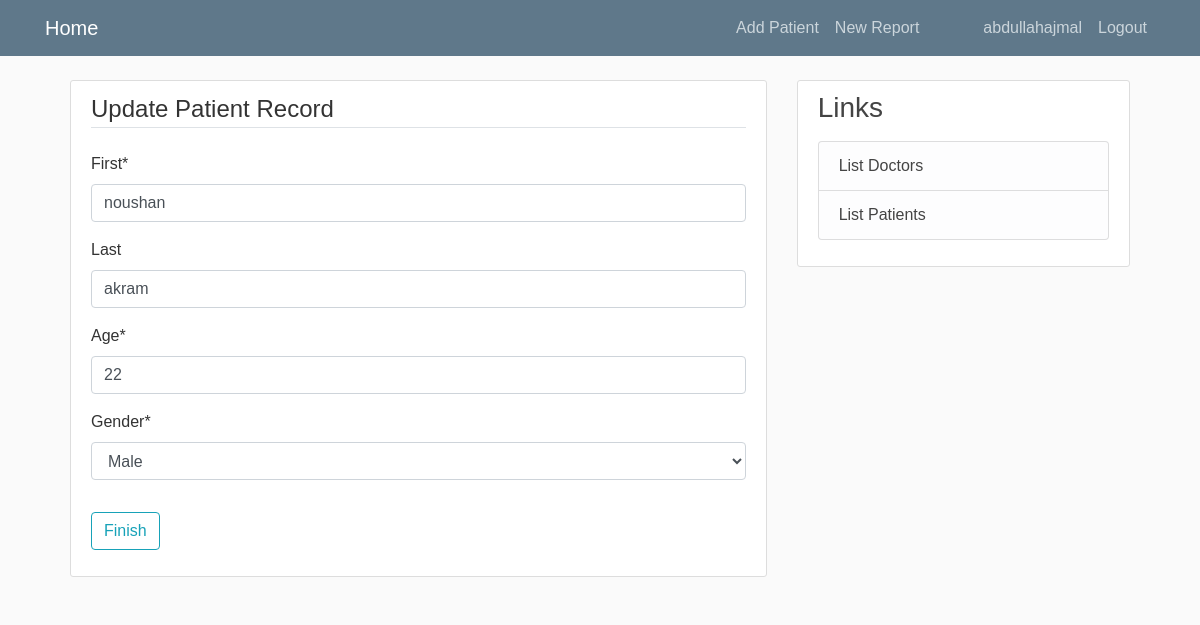
Screenshot of /patient/1/update/ (signed in) with the database file from the repository.
### hospital_app/models.py (models this page shows, shortened)
class Patient(models.Model):
    MALE = 'M'
    FEMALE = 'F'
    GENDER = [(MALE,'Male'),(FEMALE, 'Female')]
    doc = models.ForeignKey(User, on_delete=models.CASCADE)
    first = models.CharField(max_length = 50)
    last = models.CharField(max_length = 50, blank=True)
    age = models.PositiveIntegerField(validators=[MaxValueValidator(80), MinValueValidator(1)])
    gender = models.CharField(max_length = 1, choices=GENDER)

### hospital_app/views.py (the view, shortened to what this page needs)
# urls.py: path('patient/<int:pk>/update/', PatientUpdateView.as_view(), name='patient-update'),
class PatientUpdateView(LoginRequiredMixin,UserPassesTestMixin,  UpdateView):
    model = Patient
    fields = ['first', 'last', 'age', 'gender']
    template_name = 'hospital_app/patient_update.html'
    def test_func(self):
        patient = self.get_object()
        if self.request.user == patient.doc:
            return True
        else:
            return False

### hospital_app/templates/hospital_app/patient_update.html (shortened to what this page needs)
{% extends "hospital_app/base.html" %}
{% load crispy_forms_tags %}
{% block content %}
        <div class="content-section">
            <form method="POST">
                <fieldset class="form-group">
                    <legend class="border-bottom mb-4">Update Patient Record</legend>
                    {{ form|crispy }}
                </fieldset>
                <div class="form-group">
                    <button class="btn btn-outline-info" type="submit">Finish</button>
                </div>
            </form>
        </div>
{% endblock content %}

### hospital_app/templates/hospital_app/base.html (shortened to what this page needs)
{% load static %}
<!DOCTYPE html>
    <head>
        <link rel="stylesheet" href="https://maxcdn.bootstrapcdn.com/bootstrap/4.0.0/css/bootstrap.min.css">
        <link rel="stylesheet" href="{% static 'hospital_app/main.css' %}">
    </head>
    <body>
        <header class="site-header">
            <nav class="navbar navbar-expand-md navbar-dark bg-steel fixed-top">
                <div class="container">
                    <a class="navbar-brand display-3 mr-4" href="{% url 'Hospital-Home' %}">Home</a>
                    <div class="collapse navbar-collapse" id="navbarToggle">
                        <div class="navbar-nav">
                            {% if user.is_authenticated %}
                                <a class="nav-item nav-link" href="{% url 'patient-create' %}">Add Patient</a>
                                <a class="nav-item nav-link mr-5" href="{% url 'report-create' %}">New Report</a>
                                <a class="nav-item nav-link" href="{% url 'profile' %}">{{ user }}</a>
                                <a class="nav-item nav-link" href="{% url 'logout' %}">Logout</a>
                            {% else %}
                                <a class="nav-item nav-link" href="{% url 'login' %}">Login</a>
                                <a class="nav-item nav-link" href="{% url 'register' %}">Register</a>
                            {% endif %}
                        </div>
                    </div>
                </div>
            </nav>
        </header>
        <div class="container">
                <div class="row">
                    <div class="col-lg-8">
                            {% block content %}{% endblock %}
                    </div>
                    <div class="col-md-4">
                            <div class="content-section">
                              <h3>Links</h3>
                              <p class='text-muted'>
                                <ul class="list-group">
                                  <li class="list-group-item list-group-item-light"><a class="article-title" href="{% url 'Doc-List' %}">List Doctors</a></li>
                                  {% if user.is_authenticated %}
                                  <li class="list-group-item list-group-item-light"><a class="article-title" href="{% url 'Pat-List' user.username %}">List Patients</a></li>
                                  {% endif %}
                                </ul>
                              </p>
                            </div>
                          </div>
                </div>
        </div>
    </body>
</html>

### hospital_app/static/hospital_app/main.css (style rules this page uses)
.row { margin-top:40px; padding: 0 10px; }
* { box-sizing: border-box; }
.row { margin: 7px 0px ; width: 100%; }
.row:after { content: ""; display: table; clear: both; }
body { background: #fafafa; color: #333333; margin-top: 5rem; font-family: Arial, Helvetica, sans-serif; }
h1, h2, h3, h4, h5, h6 { color: #444444; }
ul { margin: 0; }
.bg-steel { background-color: #5f788a; }
.site-header .navbar-nav .nav-link { color: #cbd5db; }
.content-section { background: #ffffff; padding: 10px 20px; border: 1px solid #dddddd; border-radius: 3px; margin-bottom: 20px; }
.article-title { color: #444444; }

### rows the page displays
Patient: first "noushan", last "akram", age "22", gender "Male"

### other values shown
{{ user }} "abdullahajmal"
